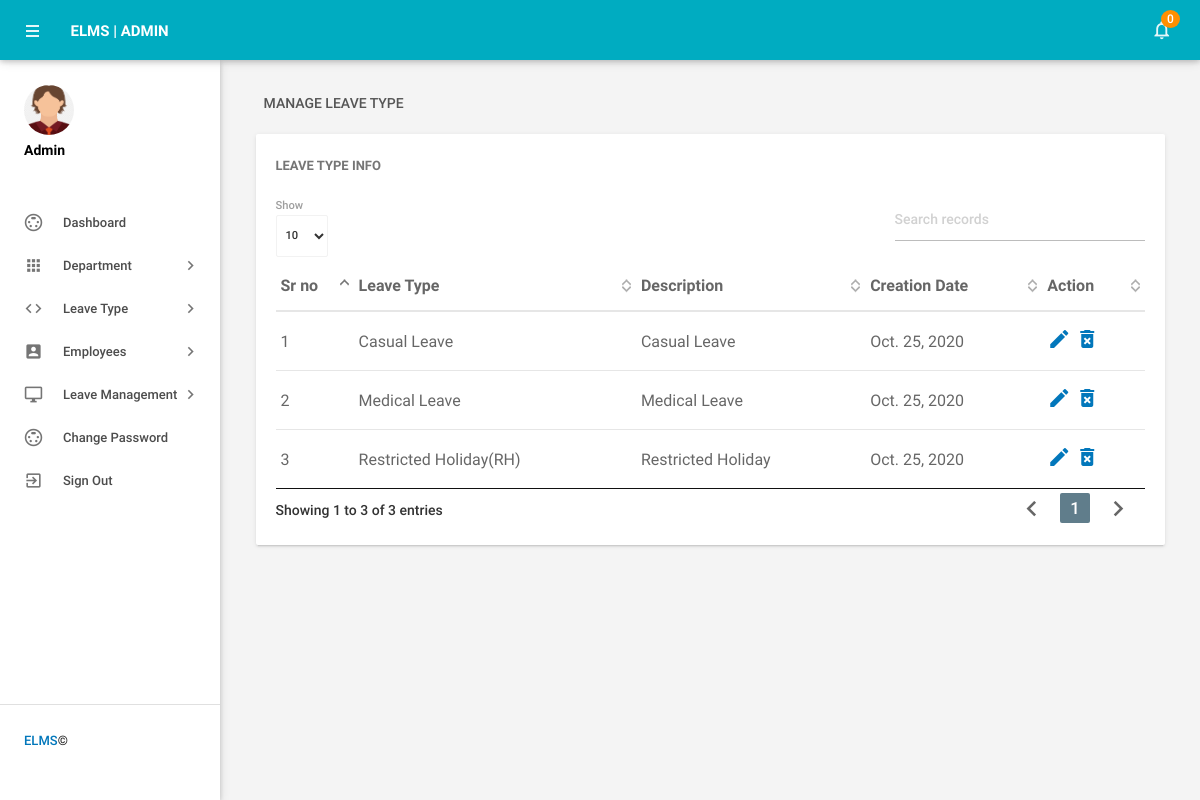
/manage_leavetype (signed in), run on the app's committed database.
### employeeleave/models.py (models this page shows, shortened)
class Leavetype(models.Model):
    leavetypename = models.CharField(max_length=70)
    description = models.CharField(max_length=500)
    creationdate = models.DateField()

### employeeleave/views.py (the view)
# urls.py: path('manage_leavetype',manage_leavetype, name='manage_leavetype'),
def manage_leavetype(request):
    if not request.user.is_authenticated:
        return redirect('admin_login')
    leavescount = Leaves.objects.filter(isread="no").count()
    unreadleaves = Leaves.objects.filter(isread="no")
    leavetype = Leavetype.objects.all()
    d = {'leavetype':leavetype,'leavescount':leavescount,'unreadleaves':unreadleaves}
    return render(request, 'manage_leavetype.html', d)

### employeeleave/templates/manage_leavetype.html (shortened to what this page needs)
{% load static %}
{% block body %}<html lang="en">
    <head>
       <link type="text/css" rel="stylesheet" href="{% static 'admin/assets/plugins/materialize/css/materialize.min.css' %}"/>
        <link href="{% static 'admin/assets/plugins/material-preloader/css/materialPreloader.min.css' %}" rel="stylesheet">
        <link href="{% static 'admin/assets/plugins/datatables/css/jquery.dataTables.min.css' %}" rel="stylesheet">
       <link href="{% static 'admin/assets/css/alpha.min.css' %}" rel="stylesheet" type="text/css"/>
        <link href="{% static 'admin/assets/css/custom.css' %}" rel="stylesheet" type="text/css"/>
    </head>
    <body>
       {% include 'header.html' %}
{% include 'sidebar.html' %}
            <main class="mn-inner">
                <div class="row">
                    <div class="col s12">
                        <div class="page-title">Manage Leave Type</div>
                    </div>
                    <div class="col s12 m12 l12">
                        <div class="card">
                            <div class="card-content">
                                <span class="card-title">Leave Type Info</span>
                                <table id="example" class="display responsive-table ">
                                    <thead>
                                        <tr>
                                            <th>Sr no</th>
                                            <th>Leave Type</th>
                                            <th>Description</th>
                                            <th>Creation Date</th>
                                            <th>Action</th>
                                        </tr>
                                    </thead>
                                    <tbody>
                            {% for i in leavetype %}
                                        <tr>
                                            <td>{{forloop.counter}}</td>
                                            <td>{{i.leavetypename}}</td>
                                            <td>{{i.description}}</td>
                                            <td>{{i.creationdate}}</td>
                                            <td><a href="{% url 'edit_leavetype' i.id %}"><i class="material-icons">mode_edit</i></a>
                                            <a href="{% url 'delete_leavetype' i.id %}" onclick="return confirm('Do you want to delete');"> <i class="material-icons">delete_forever</i></a> </td>
                                        </tr>
                                       {% endfor %}
                                    </tbody>
                                </table>
                            </div>
                        </div>
                    </div>
                </div>
            </main>
        </div>
        <div class="left-sidebar-hover"></div>
    </body>
</html>
{% endblock %}

### employeeleave/templates/header.html (shortened to what this page needs)
        <div class="mn-content fixed-sidebar">
            <header class="mn-header navbar-fixed">
                <nav class="cyan darken-1">
                    <div class="nav-wrapper row">
                        <section class="material-design-hamburger navigation-toggle">
                            <a href="#" data-activates="slide-out" class="button-collapse show-on-large material-design-hamburger__icon">
                                <span class="material-design-hamburger__layer"></span>
                            </a>
                        </section>
                        <div class="header-title col s3">
                            <span class="chapter-title">ELMS | Admin</span>
                        </div>
                        <ul class="right col s9 m3 nav-right-menu">
                            <li class="hide-on-small-and-down"><a href="javascript:void(0)" data-activates="dropdown1" class="dropdown-button dropdown-right show-on-large"><i class="material-icons">notifications_none</i>
                                <span class="badge">{{leavescount}}</span></a></li>
                        </ul>
                    </div>
                </nav>
            </header>

### employeeleave/templates/sidebar.html (shortened to what this page needs)
  {% load static %}
     <aside id="slide-out" class="side-nav white fixed">
                <div class="side-nav-wrapper">
                    <div class="sidebar-profile" >
                        <div class="sidebar-profile-image">
                            <img src="{% static 'admin/assets/images/avatarboy729.png' %}" class="circle" alt="">
                        </div>
                        <div class="sidebar-profile-info">
                                <p>Admin</p>
                        </div>
                    </div>
                <ul class="sidebar-menu collapsible collapsible-accordion" data-collapsible="accordion">
                    <li class="no-padding"><a class="waves-effect waves-grey" href="{% url 'dashboard' %}"><i class="material-icons">settings_input_svideo</i>Dashboard</a></li>
                    <li class="no-padding">
                        <a class="collapsible-header waves-effect waves-grey"><i class="material-icons">apps</i>Department<i class="nav-drop-icon material-icons">keyboard_arrow_right</i></a>
                    </li>
                    <li class="no-padding">
                        <a class="collapsible-header waves-effect waves-grey"><i class="material-icons">code</i>Leave Type<i class="nav-drop-icon material-icons">keyboard_arrow_right</i></a>
                    </li>
                    <li class="no-padding">
                        <a class="collapsible-header waves-effect waves-grey"><i class="material-icons">account_box</i>Employees<i class="nav-drop-icon material-icons">keyboard_arrow_right</i></a>
                    </li>
   <li class="no-padding">
                        <a class="collapsible-header waves-effect waves-grey"><i class="material-icons">desktop_windows</i>Leave Management<i class="nav-drop-icon material-icons">keyboard_arrow_right</i></a>
                    </li>
  <li class="no-padding"><a class="waves-effect waves-grey" href="{% url 'changepasswordadmin' %}"><i class="material-icons">settings_input_svideo</i>Change Password</a></li>
                        <li class="no-padding">
                                <a class="waves-effect waves-grey" href="{% url 'logout' %}"><i class="material-icons">exit_to_app</i>Sign Out</a>
                            </li>
                </ul>
                   <div class="footer">
                    <p class="copyright"><a href="#">ELMS </a>©</p>
                </div>
                </div>
            </aside>

### data on the page
Leavetype: leavetypename "Casual Leave", description "Casual Leave", creationdate "Oct. 25, 2020"
Leavetype: leavetypename "Medical Leave", description "Medical Leave", creationdate "Oct. 25, 2020"
Leavetype: leavetypename "Restricted Holiday(RH)", description "Restricted Holiday", creationdate "Oct. 25, 2020"

### other printed values
{{ leavescount }} "0"
